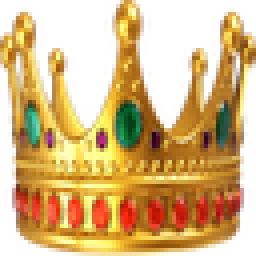
#> input picture src/main/resources/resourcepacks/dark_inventory/pack.png, 64 x 64 px (shown 4 times larger); its folder holds only this picture in this run
$ python make_themes.py ../src/main/resources/resourcepacks/dark_inventory
#> lines starting #> are read from the running program, lines starting #| are printed output that depends on the picture
"""Farbvarianten des schwarz-roten Pakets: Rot-Akzente werden in eine andere Farbe gedreht.

Aufruf: python3 make_themes.py <resourcepacks-ordner>
Erzeugt dark_inventory_<name>/ neben dark_inventory/ (gleiche Dateien, andere Akzentfarbe).
"""
import colorsys, os, shutil, sys
from PIL import Image

root = sys.argv[1]
src = os.path.join(root, "dark_inventory")
THEMES = {"blue": 0.60, "green": 0.36, "purple": 0.78, "gold": 0.12, "cyan": 0.50}
NAMES = {"blue": "Blau", "green": "Grün", "purple": "Lila", "gold": "Gold", "cyan": "Türkis"}

def recolor(img, hue):
    img = img.convert("RGBA")
    px = img.load()
    for y in range(img.height):
        for x in range(img.width):
            r, g, b, a = px[x, y]
            if a == 0:
                continue
            h, l, s = colorsys.rgb_to_hls(r / 255, g / 255, b / 255)
            if s > 0.15 and (h < 0.08 or h > 0.92):
                nr, ng, nb = colorsys.hls_to_rgb(hue, l, s)
                px[x, y] = (round(nr * 255), round(ng * 255), round(nb * 255), a)
    return img

for key, hue in THEMES.items():
    dst = os.path.join(root, "dark_inventory_" + key)
    if os.path.exists(dst):
        shutil.rmtree(dst)
    for dirpath, _, files in os.walk(src):
        rel = os.path.relpath(dirpath, src)
        os.makedirs(os.path.join(dst, rel), exist_ok=True)
        for f in files:
            sp = os.path.join(dirpath, f)
            dp = os.path.join(dst, rel, f)
            if f.endswith(".png"):
                recolor(Image.open(sp), hue).save(dp)
#> in recolor, img is the input picture: PIL image 64x64 RGBA; mean R, G, B, A 143, 103.2, 42.9, 161.2
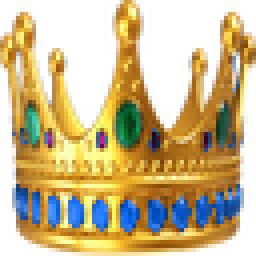
#> saved as pack.png: PIL image 64x64 RGBA (shown 4 times larger); mean R, G, B, A 126.9, 107, 58.9, 161.2; transparent parts drawn white
            elif f == "pack.mcmeta":
                txt = open(sp, encoding="utf-8").read().replace("Schwarz-Rot", "Schwarz-" + NAMES[key])
                open(dp, "w", encoding="utf-8").write(txt)
            else:
                shutil.copy(sp, dp)
print("ok")
